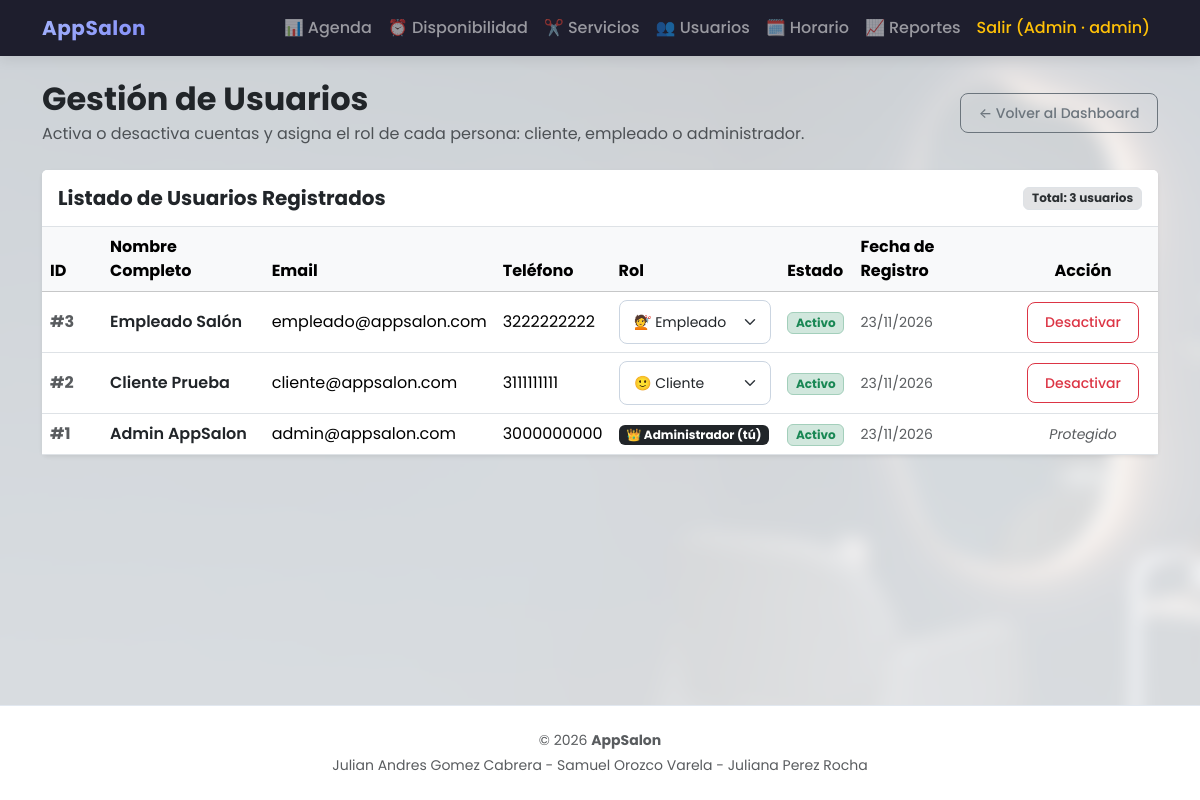
Screenshot of /index.php?url=admin/usuarios (signed in) with the database file from the repository.
### tables this page shows
CREATE TABLE usuarios (
  id INT PRIMARY KEY AUTO_INCREMENT,
  nombre VARCHAR(60) NOT NULL,
  apellido VARCHAR(60) NOT NULL,
  email VARCHAR(60) UNIQUE NOT NULL,
  password VARCHAR(255) NOT NULL,
  telefono VARCHAR(10),
  admin TINYINT(1) DEFAULT 0,              
  rol ENUM('cliente','empleado','admin') NOT NULL DEFAULT 'cliente',
  confirmado TINYINT(1) DEFAULT 0,
  token VARCHAR(15),
  created_at TIMESTAMP DEFAULT CURRENT_TIMESTAMP,
  updated_at TIMESTAMP DEFAULT CURRENT_TIMESTAMP ON UPDATE CURRENT_TIMESTAMP
);

### includes/functions.php (called while the page is built, shortened)
<?php
function e($texto): string {
    return htmlspecialchars((string)$texto, ENT_QUOTES, 'UTF-8');
}
function render(string $vista, array $datos = []): void {
    extract($datos);
    include __DIR__ . '/../views/layout/header.php';
    include __DIR__ . '/../views/' . $vista . '.php';
    include __DIR__ . '/../views/layout/footer.php';
}

### controllers/AdminController.php (called while the page is built, shortened)
<?php
class AdminController {
    public function usuarios() {
        render('admin/usuarios', [
            'usuarios' => User::todos(),
            'roles'    => User::ROLES,
        ]);
    }
}

### public/index.php (called while the page is built, shortened)
<?php
require_once __DIR__ . '/../includes/functions.php';
$rutas = [
    'auth/login'    => ['AuthController', 'login'],
    'auth/registro' => ['AuthController', 'registro'],
    'auth/logout'   => ['AuthController', 'logout'],
    'servicios/index'   => ['ServiceController', 'index'],
    'servicios/admin'   => ['ServiceController', 'admin'],
    'servicios/crear'   => ['ServiceController', 'crear'],
    'servicios/editar'  => ['ServiceController', 'editar'],
    'servicios/eliminar'=> ['ServiceController', 'eliminar'],
    'citas/crear'          => ['AppointmentController', 'crear'],
    'citas/editar'         => ['AppointmentController', 'editar'],
    'citas/mis-citas'      => ['AppointmentController', 'misCitas'],
    'citas/cancelar'       => ['AppointmentController', 'cancelar'],
    'citas/horas-ocupadas' => ['AppointmentController', 'horasOcupadas'],
    'citas/ver-correo'     => ['AppointmentController', 'verCorreoCita'],
    'citas/festivos'       => ['AppointmentController', 'festivos'],
    'admin/dashboard'      => ['AdminController', 'index'],
    'admin/cita-estado'    => ['AdminController', 'cambiarEstadoCita'],
    'admin/usuarios'       => ['AdminController', 'usuarios'],
    'admin/usuario-toggle' => ['AdminController', 'toggleUsuario'],
    'admin/usuario-rol'    => ['AdminController', 'cambiarRol'],
    'admin/horario'        => ['AdminController', 'horario'],
    'admin/disponibilidad' => ['AdminController', 'disponibilidad'],
    'admin/bloquear-hora'  => ['AdminController', 'bloquearHora'],
    'admin/liberar-hora'   => ['AdminController', 'liberarHora'],
    'admin/buzon'          => ['AdminController', 'buzon'],
    'admin/buzon-ver'      => ['AdminController', 'verCorreo'],
    'reportes/index' => ['ReportController', 'index'],
    'reportes/csv'   => ['ReportController', 'csv'],
    'reportes/pdf'   => ['ReportController', 'pdf'],
];
$url = $_GET['url'] ?? 'servicios/index';
try {
    [$controlador, $metodo] = $rutas[$url];
    (new $controlador())->$metodo();
} catch (Throwable $ex) {
    error_log($ex->getMessage());
    http_response_code(500);
    render('error', ['mensaje' => 'Ocurrió un error inesperado']);
}

### models/User.php (called while the page is built, shortened)
<?php
class User {
    public static function todos(): array {
        $db = conectarDB();
        $query = "SELECT id, nombre, apellido, email, telefono, admin, rol, confirmado, created_at
                  FROM usuarios
                  ORDER BY id DESC";
        return $db->query($query)->fetchAll();
    }
}

### views/admin/usuarios.php (the view, shortened to what this page needs)
<div class="d-flex justify-content-between align-items-center mb-4">
    <div>
        <h1 class="h2 fw-bold text-dark mb-1">Gestión de Usuarios</h1>
        <p class="text-muted mb-0">Activa o desactiva cuentas y asigna el rol de cada persona: cliente, empleado o administrador.</p>
    </div>
    <a href="<?= BASE_URL ?>/index.php?url=admin/dashboard" class="btn btn-outline-secondary btn-sm">
        ← Volver al Dashboard
    </a>
</div>
<div class="card shadow-sm border-0">
    <div class="card-header bg-white py-3 border-bottom d-flex justify-content-between align-items-center">
        <h5 class="mb-0 fw-bold">Listado de Usuarios Registrados</h5>
        <span class="badge bg-secondary-subtle text-secondary-emphasis border">
            Total: <?= count($usuarios) ?> usuarios
        </span>
    </div>
    <div class="table-responsive">
        <table class="table table-hover align-middle mb-0">
            <thead class="table-light">
                <tr>
                    <th style="width: 60px;">ID</th>
                    <th>Nombre Completo</th>
                    <th>Email</th>
                    <th>Teléfono</th>
                    <th>Rol</th>
                    <th>Estado</th>
                    <th>Fecha de Registro</th>
                    <th class="text-center" style="width: 150px;">Acción</th>
                </tr>
            </thead>
            <tbody>
                <?php foreach ($usuarios as $u): ?>
                    <tr>
                        <td class="text-muted fw-bold">#<?= e($u['id']) ?></td>
                        <td class="fw-semibold text-dark">
                            <?= e($u['nombre'] . ' ' . $u['apellido']) ?>
                        </td>
                        <td><?= e($u['email']) ?></td>
                        <td><?= e($u['telefono'] ?? 'Sin registrar') ?></td>
                        <td>
                            <?php $esYo = (int)$u['id'] === (int)$_SESSION['usuario_id']; ?>
                            <?php if ($esYo): ?>
                                <span class="badge bg-dark">👑 Administrador (tú)</span>
                            <?php else: ?>
                                <form action="<?= BASE_URL ?>/index.php?url=admin/usuario-rol" method="POST" class="d-flex">
                                    <select name="rol" class="form-select form-select-sm" style="min-width: 130px;"
                                            aria-label="Rol de <?= e($u['nombre']) ?>"
                                            onchange="if (confirm('¿Cambiar el rol de este usuario?')) this.form.submit(); else this.value = this.dataset.actual;"
                                            data-actual="<?= e($u['rol']) ?>">
                                        <?php foreach ($roles as $r): ?>
                                            <option value="<?= e($r) ?>" <?= $u['rol'] === $r ? 'selected' : '' ?>>
                                                <?= ['cliente' => '🙂 Cliente', 'empleado' => '💇 Empleado', 'admin' => '👑 Administrador'][$r] ?>
                                            </option>
                                        <?php endforeach; ?>
                                    </select>
                                </form>
                            <?php endif; ?>
                        </td>
                        <td>
                            <?php if (!empty($u['confirmado'])): ?>
                                <span class="badge bg-success-subtle text-success border border-success-subtle">Activo</span>
                            <?php else: ?>
                                <span class="badge bg-danger-subtle text-danger border border-danger-subtle">Inactivo</span>
                            <?php endif; ?>
                        </td>
                        <td class="small text-muted">
                            <?= date('d/m/Y', strtotime($u['created_at'])) ?>
                        </td>
                        <td class="text-center">
                            <?php if ($u['rol'] === 'admin'): ?>
                                <span class="text-muted small fst-italic">Protegido</span>
                            <?php else: ?>
                                <form action="<?= BASE_URL ?>/index.php?url=admin/usuario-toggle" method="POST">
                                    <?php if (!empty($u['confirmado'])): ?>
                                        <button type="submit" class="btn btn-sm btn-outline-danger" title="Desactivar cuenta">
                                            Desactivar
                                        </button>
                                    <?php else: ?>
                                        <button type="submit" class="btn btn-sm btn-outline-success" title="Activar cuenta">
                                            Activar
                                        </button>
                                    <?php endif; ?>
                                </form>
                            <?php endif; ?>
                        </td>
                    </tr>
                <?php endforeach; ?>
            </tbody>
        </table>
    </div>
</div>

### public/css/styles.css (style rules this page uses)
:root { --primary-color: #6366f1; --primary-hover: #4f46e5; --dark-bg: #1e1e2d; --card-border: rgba(0, 0, 0, 0.06); }
body { font-family: 'Poppins', -apple-system, BlinkMacSystemFont, sans-serif; background: transparent !important; color: #334155; min-height: 100vh; display: flex; flex-direction: column; position: relative; }
body::before { content: ""; position: fixed; top: 0; left: 0; width: 100vw; height: 100vh; background-image: linear-gradient(rgba(248, 250, 252, 0.82), rgba(248, 250, 252, 0.88)), url('../img/fondoappsalon.jpeg'); background-size: cover; background-position: center center; background-repeat: no-repeat; filter: blur(8px); transform: scale(1.05); z-index: -1; pointer-events: none; }
.form-control, .form-select { border-radius: 8px; padding: 0.65rem 0.9rem; border-color: #cbd5e1; }
.btn { border-radius: 8px; font-weight: 500; padding: 0.55rem 1.1rem; transition: all 0.2s ease; }

### rows the page displays
usuarios: id "3", nombre+apellido "Empleado Salón", email "empleado@appsalon.com", telefono "3222222222", rol "💇 Empleado", confirmado "Activo", created_at "23/11/2026"
usuarios: id "2", nombre+apellido "Cliente Prueba", email "cliente@appsalon.com", telefono "3111111111", rol "🙂 Cliente", confirmado "Activo", created_at "23/11/2026"
usuarios: id "1", nombre+apellido "Admin AppSalon", email "admin@appsalon.com", telefono "3000000000", shows "👑 Administrador (tú)", confirmado "Activo", created_at "23/11/2026", rol "Protegido"

### other values shown
$_SESSION['nombre'] "Admin"
rolActual() "admin"
count($usuarios) "3"
